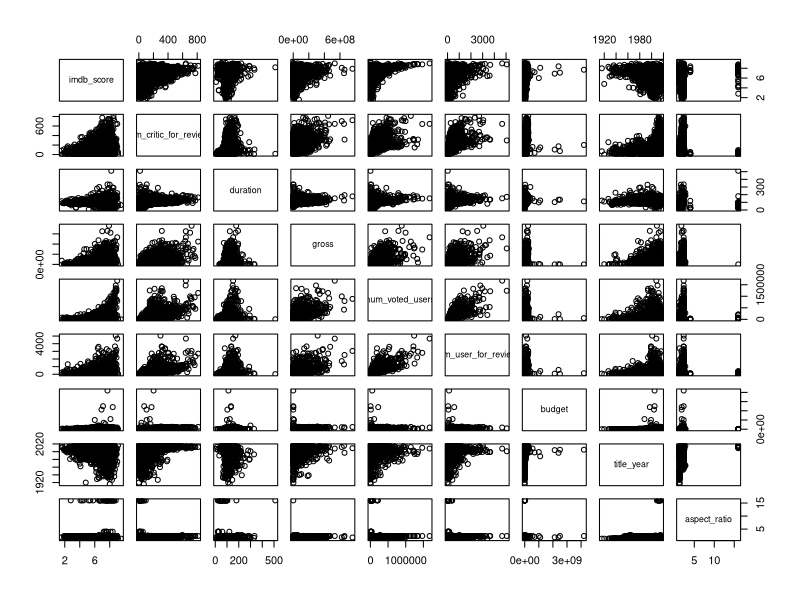
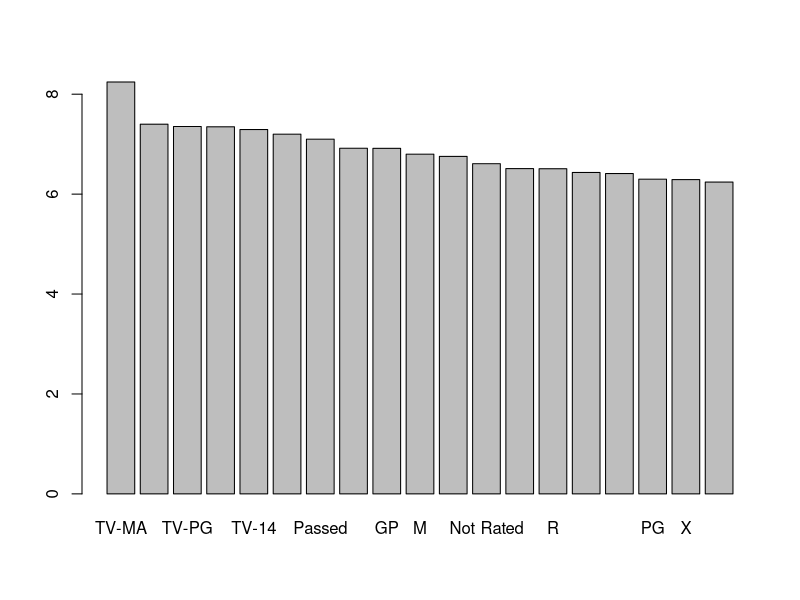
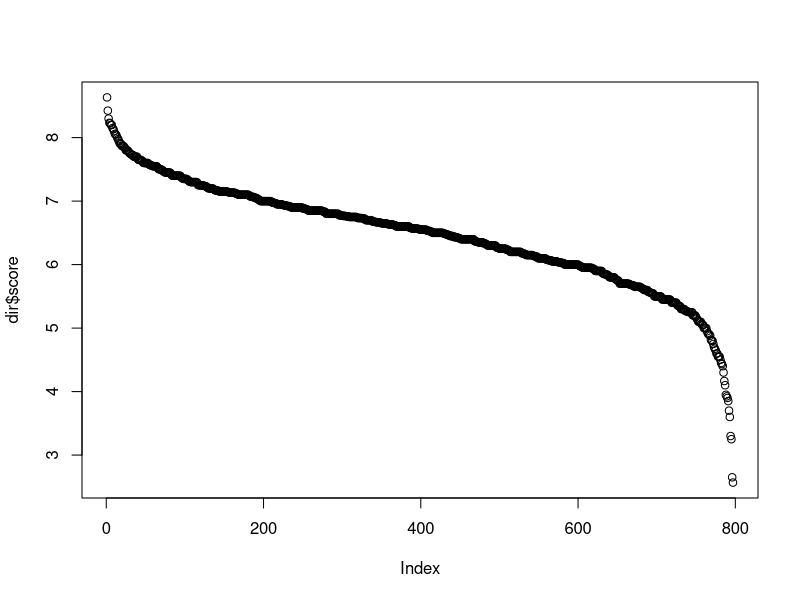

Generate these figures, in order, with R:
## ---- chunk 1
library("tidyverse")
## ---- chunk 2
(test <- read.csv("imdb495/IMDBTest.csv"))
(train <- read.csv("imdb495/IMDBTrain.csv"))
## ---- chunk 3
pairs(~imdb_score+num_critic_for_reviews+duration+gross+num_voted_users+num_user_for_reviews+budget+title_year+aspect_ratio, data = train)

## ---- chunk 4
rating <- train %>%
  group_by(content_rating) %>%
  summarize(score = mean(imdb_score), n=n()) %>%
  arrange(-score)

rating
barplot(rating$score, names.arg = rating$content_rating)
## ---- chunk 5
train %>%
  group_by(color) %>%
  summarize(score = mean(imdb_score), n=n()) %>%
  arrange(-score)

## ---- chunk 6

dir <- train %>%
  group_by(director_name) %>%
  summarize(score = mean(imdb_score), n=n()) %>%
  arrange(-score) %>%
  filter(n > 1)

plot(dir$score)
